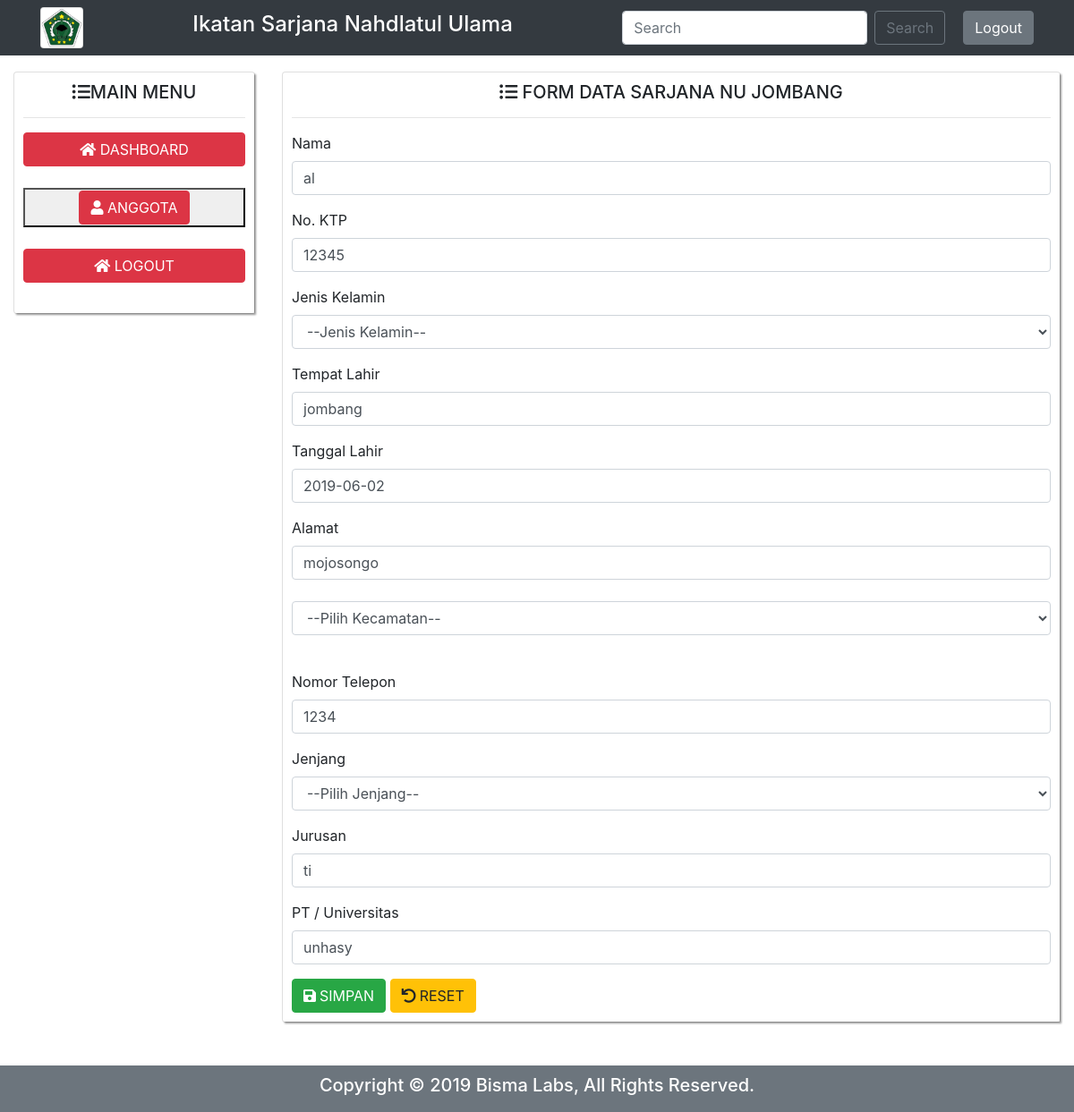
/admin/edit-anggota.php?id=2, run on an earlier commit of the app's database.
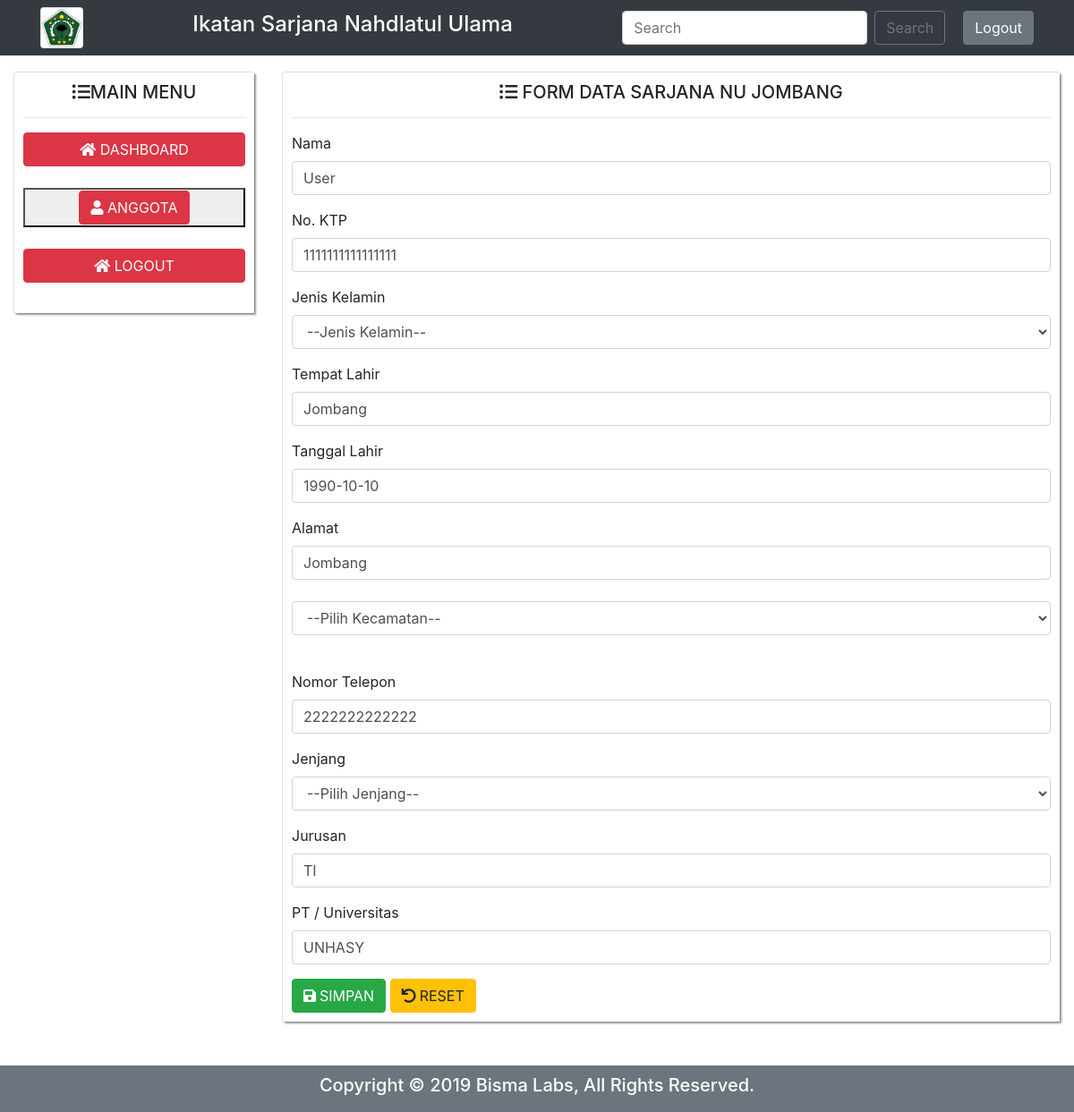
And on a later commit of the database.
### tables this page shows
CREATE TABLE `anggota` (
  `id` int(11) NOT NULL,
  `id_user` int(11) NOT NULL,
  `nama` varchar(50) DEFAULT NULL,
  `no_ktp` varchar(50) DEFAULT NULL,
  `jenis_kelamin` varchar(50) DEFAULT NULL,
  `tempat_lahir` varchar(50) DEFAULT NULL,
  `tgl_lahir` date DEFAULT NULL,
  `dusun_desa` varchar(50) DEFAULT NULL,
  `kecamatan` varchar(50) DEFAULT NULL,
  `kota` varchar(50) DEFAULT NULL,
  `no_telepon` varchar(50) DEFAULT NULL,
  `jenjang` varchar(50) DEFAULT NULL,
  `jurusan` varchar(50) DEFAULT NULL,
  `pt_univ` varchar(50) DEFAULT NULL
);

### admin/edit-anggota.php (the view, shortened to what this page needs)
<?php
	include ('../config/koneksi.php');
	include ('part/header.php');
	include ('part/navbar.php');
	$id 		= $_GET['id'];
	$qCek		= mysqli_query($connect,"SELECT * FROM anggota WHERE id='$id'");
	while($row 	= mysqli_fetch_array($qCek)){
?>
	<div class="container-fluid" style="margin-top: 80px">
		<div class="row">
			<?php
				include ('part/sidebar.php');
			?>
			<div class="col-md-9">
				<div class="card">
					<div class="card-body">
						<h5 class="card-title text-center"><i class="fa fa-list-ul"></i> FORM DATA SARJANA NU JOMBANG</h5>
						<hr>
						<form method="post" action="update-anggota.php">
							<div class="form-group">
								<label>Nama</label>
								<input type="text" name="fnama" class="form-control" value="<?php echo $row['nama']; ?>">
							</div>
							<div class="form-group">
								<label>No. KTP</label>
								<input type="text" name="fno_ktp" maxlength="16" onkeypress="return hanyaAngka(event)" class="form-control" value="<?php echo $row['no_ktp']; ?>">
							</div>
							<div class="form-group">
								<label>Jenis Kelamin</label>
								<select name="fjenis_kelamin" class="form-control" value="<?php echo $row['jenis_kelamin']; ?>" required>
								  <option value="">--Jenis Kelamin--</option>
								</select>
							</div>
							<div class="form-group">
								<label>Tempat Lahir</label>
								<input type="text" name="ftempat_lahir" class="form-control" value="<?php echo $row['tempat_lahir']; ?>">
							</div>
							<div class="form-group">
								<label>Tanggal Lahir</label>
								<input type="text" name="ftgl_lahir" class="form-control" value="<?php echo $row['tgl_lahir']; ?>">
							</div>
							<div class="form-group">
								<label>Alamat</label>
								<input type="text" name="fdusun_desa" class="form-control" value="<?php echo $row['dusun_desa']; ?>">
								<br>
								<select name="fkecamatan" class="form-control" required>
									<option value="">--Pilih Kecamatan--</option>
								</select>
								<br
								<input type="text" name="fkota" class="form-control" value="Kab. Jombang" readonly>
							</div>
							<div class="form-group">
								<label>Nomor Telepon</label>
								<input type="text" name="fno_telepon" maxlength="13" class="form-control" value="<?php echo $row['no_telepon']; ?>">
							</div>
							<div class="form-group">
								<label>Jenjang</label>
								<select type="text" name="fjenjang" class="form-control" value="<?php echo $row['jenjang']; ?>" required>
									<option value="">--Pilih Jenjang--</option>
								</select>
							</div>
							<div class="form-group">
								<label>Jurusan</label>
								<input type="text" name="fjurusan" class="form-control" value="<?php echo $row['jurusan']; ?>">
							</div>
							<div class="form-group">
								<label>PT / Universitas</label>
								<input type="text" name="fpt_univ" class="form-control" value="<?php echo $row['pt_univ']; ?>">
							</div>
							<button type="submit" class="btn btn-success" id="button1"><i class="fa fa-save mr-sm-1"></i>SIMPAN</button>
							<button type="reset" class="btn btn-warning"><i class="fas fa-undo mr-sm-1"></i>RESET</button>
						</form>
					</div>
				</div>
			</div>
		</div>
	</div>
<?php
	include ('part/footer.php');
	}
?>

### admin/part/sidebar.php
<div class="col-md-3">
	<div class="card">
		<div class="card-body">
			<h5 class="card-title text-center"><i class="fa fa-list-ul"></i>MAIN MENU</h5>
			<hr>
			<ul class="list-group">
				<li class="list btn btn-danger text-center" type="button" ><i class="fa fa-home"></i>
					DASHBOARD
				</li><br>
				<button onclick="window.location.href='anggota.php'"><li class="list btn btn-danger text-center" type="button" ><i class="fa fa-user"></i>
				ANGGOTA
				</li></button><br>
				<li class="list btn btn-danger text-center" type="button" ><i class="fa fa-home"></i>
				LOGOUT
				</li><br>
			</ul>
		</div>
	</div>
</div>

### admin/part/footer.php
	<div class="footer bg-secondary text-center mt-5" style="color: white">
		<div class="card-body">
		<h5>Copyright © 2019 Bisma Labs, All Rights Reserved.</h5>
  	</div>
</body>
</html>

What changed in the data, as far as the page shows it:
changed anggota "--Jenis Kelamin--": fnama "al" → "User"; fno_ktp "12345" → "1111111111111111"; ftempat_lahir "jombang" → "Jombang"; ftgl_lahir "2019-06-02" → "1990-10-10"; fdusun_desa "mojosongo" → "Jombang"; fno_telepon "1234" → "2222222222222"; fjurusan "ti" → "TI"; fpt_univ "unhasy" → "UNHASY"
